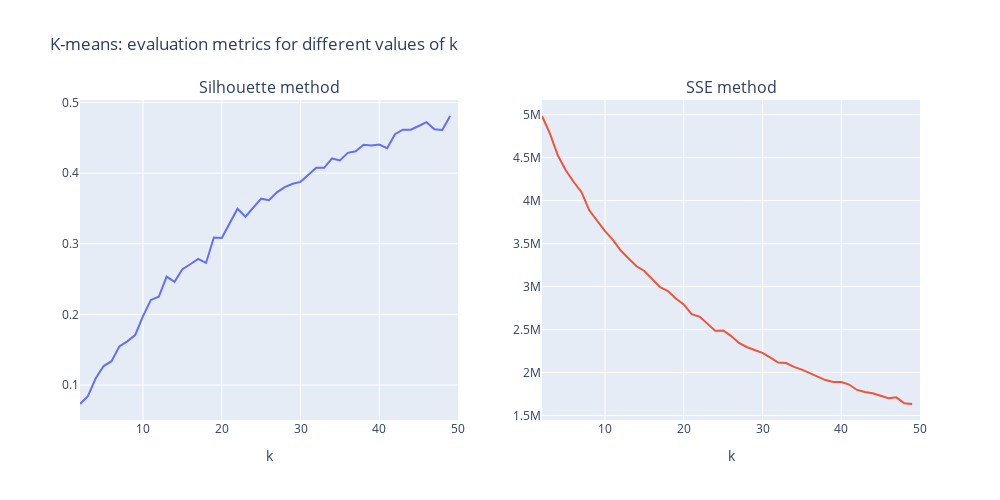

The code cell stored with this chart in its notebook:
### Code cell
make_evaluation_metric_plot()

### Figure 1 — Plotly figure (JSON) as saved in the notebook; plotly's stock layout.template omitted (floating-point values rounded to 4 significant figures)
{"data": [{"type": "scatter", "x": [2, 3, 4, 5, 6, 7, 8, 9, 10, 11, 12, 13, 14, 15, 16, 17, 18, 19, 20, 21, 22, 23, 24, 25, 26, 27, 28, 29, 30, 31, 32, 33, 34, 35, 36, 37, 38, 39, 40, 41, 42, 43, 44, 45, 46, 47, 48, 49], "xaxis": "x", "y": [0.07311, 0.08423, 0.1097, 0.1268, 0.1337, 0.1547, 0.1618, 0.1707, 0.1975, 0.2205, 0.2249, 0.2535, 0.246, 0.2639, 0.271, 0.2786, 0.2729, 0.3088, 0.3083, 0.328, 0.3496, 0.3383, 0.3512, 0.3638, 0.3616, 0.3727, 0.3801, 0.385, 0.3877, 0.3981, 0.4077, 0.4076, 0.4208, 0.418, 0.4287, 0.431, 0.4401, 0.4391, 0.4404, 0.4353, 0.4551, 0.4615, 0.4615, 0.4667, 0.4722, 0.4622, 0.461, 0.4809], "yaxis": "y"}, {"type": "scatter", "x": [2, 3, 4, 5, 6, 7, 8, 9, 10, 11, 12, 13, 14, 15, 16, 17, 18, 19, 20, 21, 22, 23, 24, 25, 26, 27, 28, 29, 30, 31, 32, 33, 34, 35, 36, 37, 38, 39, 40, 41, 42, 43, 44, 45, 46, 47, 48, 49], "xaxis": "x2", "y": [4983539, 4780558, 4527000.0, 4354467, 4219000.0, 4100000.0, 3887000.0, 3768629, 3646000.0, 3543000.0, 3419000.0, 3326634, 3235000.0, 3182000.0, 3089199, 2994000.0, 2948000.0, 2861000.0, 2792392, 2680000.0, 2651000.0, 2572000.0, 2487419, 2490000.0, 2427000.0, 2344253, 2297000.0, 2263000.0, 2229000.0, 2173515, 2116000.0, 2110911, 2065000.0, 2033000.0, 1992000.0, 1958000.0, 1912000.0, 1890000.0, 1891000.0, 1860000.0, 1797000.0, 1774000.0, 1759000.0, 1731000.0, 1702000.0, 1711000.0, 1642000.0, 1634095], "yaxis": "y2"}], "layout": {"annotations": [{"font": {"size": 16}, "showarrow": false, "text": "Silhouette method", "x": 0.225, "xanchor": "center", "xref": "paper", "y": 1, "yanchor": "bottom", "yref": "paper"}, {"font": {"size": 16}, "showarrow": false, "text": "SSE method", "x": 0.775, "xanchor": "center", "xref": "paper", "y": 1, "yanchor": "bottom", "yref": "paper"}], "height": 500, "showlegend": false, "title": {"text": "K-means: evaluation metrics for different values of k"}, "width": 1000, "xaxis": {"anchor": "y", "domain": [0, 0.45], "range": [2, 50], "title": {"text": "k"}}, "xaxis2": {"anchor": "y2", "domain": [0.55, 1], "range": [2, 50], "title": {"text": "k"}}, "yaxis": {"anchor": "x", "domain": [0, 1]}, "yaxis2": {"anchor": "x2", "domain": [0, 1]}}}
